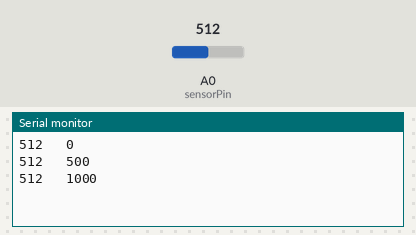
The sketch below on a simulated Arduino Uno, built with avr-gcc and run on an emulated ATmega328P. Shown: the last lines printed to the serial monitor. The test bench sets the inputs (shaded band); at power-on: A0 (sensorPin) = 512.

Above: at 1.3 s.
1.4 s: A0 (sensorPin) set to 716
At 1.9 s:
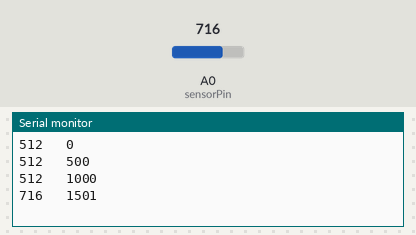
2.9 s: A0 (sensorPin) set to 900
At 3.4 s:
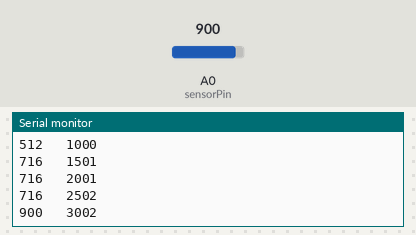
Timing chart, 0 to 5.9 s (numbered marks = the images above; inputs shaded):
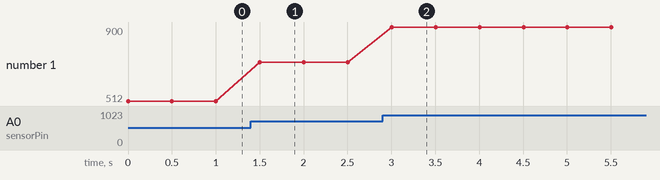

The sketch:

Dante_LoPriore_Mission_Seven.ino
```cpp
//Dante LoPriore
//October 24, 2022
//Mission 8

// create constants to name the pins we're using.
const int sensorPin = A0;

// create constants for the lowest and highest sensor readings we expect
// (the values 200 and 1000 are initial guesses)
const int sensorLow = 200;
const int sensorHigh = 1000;

// variables for the reading from the photoresistor and then the corresponding
// frequency output to the speaker
int reading;

void setup() {
  // put your setup code here, to run once:

  // Pinhole-A0 -> INPUT
  // intializing pinhole A0 the on RedBoard to be an INPUT
  pinMode(sensorPin, INPUT);

  // Begin Serial communication
  Serial.begin(9600);
}

void loop() {
  // put your main code here, to run repeatedly:

  /*
  // initalizes the the light levels using analogRead
  // attempted bonus point where lights level incremently increases as you open the box.
  int lightLevel = analogRead(sensorPin);
  int LEDLevelDark = 255 - (lightLevel/0.5);
  int LEDLevelDim = 255 - (lightLevel/1);
  int LEDLevelSunset = 255 - (lightLevel/2);
  int LEDLevelNormal = 255 - (lightLevel/4);
  int LEDLevelBright = 255 - (lightLevel/8);
  */

  // take a reading
  reading = analogRead(sensorPin);

  // print the values to the Serial monitor
  Serial.print(reading);
  Serial.print("   ");
  Serial.println(millis());

  // pause the program for 500 ms
  delay(500);


  /*
  // to determine if the box is shut or the photorister has no lightLevel
  if(lightLevel <= 150) {
    analogWrite(redLight, LOW);
    analogWrite(blueLight, LOW);
  }

  // to determine if the box is slightly closed or the photorister has a little lightLevel
  if(lightLevel >= 151 && 201 <= lightLevel) {
    pinMode(speaker, OUTPUT);
    analogWrite(redLight, LEDLevelDark);
    analogWrite(blueLight, LEDLevelDark);
    digitalWrite(speaker, HIGH);
    delay(150);
    digitalWrite(speaker, LOW);
  }

  // to determine if the box is partially closed or the photorister has a moderate lightLevel
  if(lightLevel >= 201 && 250 <= lightLevel) {

    analogWrite(redLight, LEDLevelDim);
    analogWrite(blueLight, LEDLevelDim);
    delay(75);
  }

  // to determine if the box is half opened or the photorister has a normal lightLevel
  if(lightLevel >= 251 && 300 <= lightLevel) {

    analogWrite(redLight, LEDLevelSunset);
    analogWrite(blueLight, LEDLevelSunset);
    delay(50);
  }

  // to determine if the box is partially open or the photorister has a high lightLevel
  if(lightLevel >= 301 && 351 <= lightLevel) {

    analogWrite(redLight, LEDLevelNormal);
    analogWrite(blueLight, LEDLevelNormal);
    delay(25);
  }

  // to determine if the box is fully open or the photorister has the highest lightLevel
  if(lightLevel >= 352 && 450 <= lightLevel) {
    //plays jingle and lights flash to indicate that the box is fully open.
    digitalWrite(redLight, HIGH);
    digitalWrite(blueLight, HIGH);
    digitalWrite(redLight, LOW);
    digitalWrite(blueLight, LOW);
    delay(300);
  }
  */
}
```

Measured:
- after the input at 1.4 s, the serial monitor: prints a new line after 0.10 s (image 1)
- after the input at 2.9 s, the serial monitor: prints a new line after 0.10 s (image 2)
- plotted number 1: 512 → 716 after the input at 1.4 s, 716 → 900 after the input at 2.9 s
